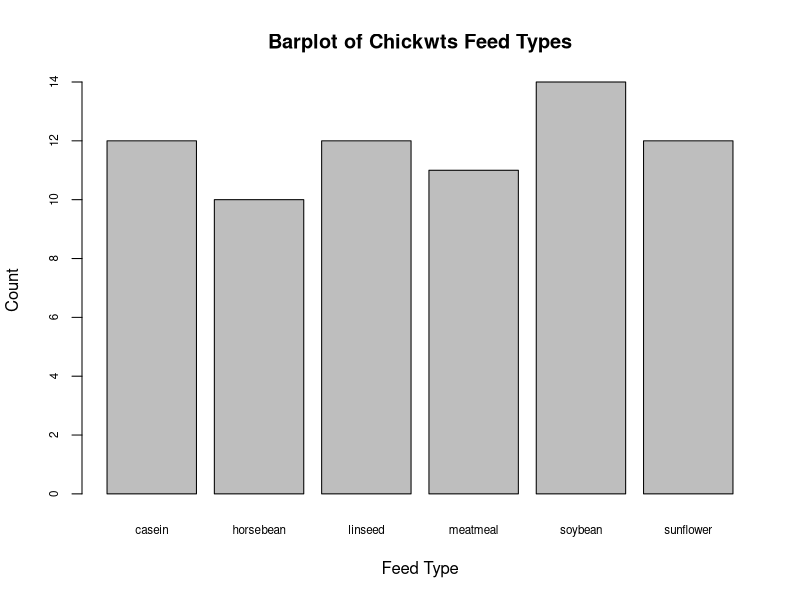

Here is the R script that generated this plot:
# Load chickwts dataset
data("chickwts")

# Calculate the counts of each feed type
feed_counts <- table(chickwts$feed)

# Set font family to mono
par(family = "mono")

# Generate a boxplot
png("barplot_chickwts.png")  # Save the plot as a PNG file
barplot(feed_counts, main = "Barplot of Chickwts Feed Types", xlab = "Feed Type", ylab = "Count", 
cex.names = 0.7, cex.axis = 0.7)
dev.off()  # Close the PNG device

